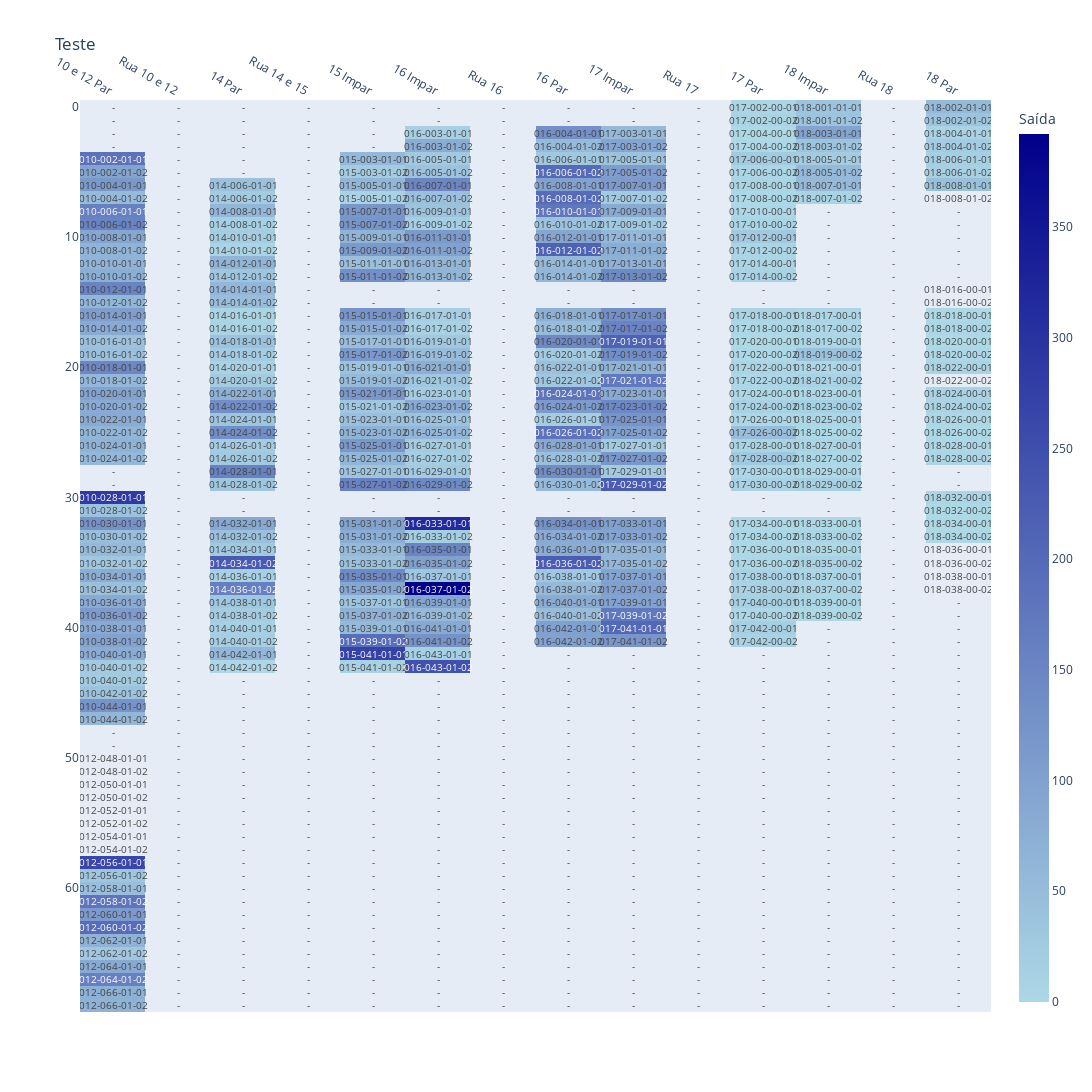

The code cell stored with this chart in its notebook:
### Code cell
def criar_mapa_de_calor_caixa_fechada(coluna, nome_do_grafico):

  # Agrupar por endereço e somar os dados da coluna
  coluna_x_endereço = situacao_final[['Ender.Cx.Fechada', coluna]].groupby(['Ender.Cx.Fechada']).sum().reset_index()

  # Cria um serie com os valores, para transformar em um dicionario
  coluna_x_endereço = pd.Series(coluna_x_endereço[coluna].values, index = coluna_x_endereço['Ender.Cx.Fechada']).to_dict()

  # Mapeia as informações da coluna com os indereços
  coluna_por_enderço_cx_fechada = mapa.replace(coluna_x_endereço)

  # Criar o mapa de calor
  fig = go.Figure(data=go.Heatmap(
                z=coluna_por_enderço_cx_fechada.values, # Valores para a cor
                x=coluna_por_enderço_cx_fechada.columns, # Eixos X
                y=coluna_por_enderço_cx_fechada.index, # Eixo Y
                colorbar_title='Saída',
                colorscale=['LightBlue', 'DarkBlue'],
                text=mapa,
                texttemplate='%{text}',
                textfont={'size':10}
                ))

  # Ajustes finais no layout
  fig.update_layout(title_text=nome_do_grafico,
                  yaxis=dict(autorange='reversed'),
                  xaxis_showgrid=False, yaxis_showgrid=False,
                  xaxis_zeroline=False, yaxis_zeroline=False,
                  autosize=False,
                  width=1450,
                  height=1200,
                  )

  fig.update_xaxes(side='top')
  return fig
  
criar_mapa_de_calor_caixa_fechada('Ativ.Ressupr.Frac', 'Teste')

### Figure 1 — Plotly figure (JSON) as saved in the notebook; plotly's stock layout.template omitted (floating-point values rounded to 4 significant figures; data arrays with more than 128 entries replaced by an {"elided": "..."} marker saying what was removed)
{"data": [{"colorbar": {"title": {"text": "Saída"}}, "colorscale": [[0, "LightBlue"], [1, "DarkBlue"]], "text": {"elided": "70x14 str values"}, "textfont": {"size": 10}, "texttemplate": "%{text}", "type": "heatmap", "x": ["10 e 12 Par", "Rua 10 e 12", "14 Par", "Rua 14 e 15", "15 Impar", "16 Impar", "Rua 16", "16 Par", "17 Impar", "Rua 17", "17 Par", "18 Impar", "Rua 18", "18 Par"], "y": [0, 1, 2, 3, 4, 5, 6, 7, 8, 9, 10, 11, 12, 13, 14, 15, 16, 17, 18, 19, 20, 21, 22, 23, 24, 25, 26, 27, 28, 29, 30, 31, 32, 33, 34, 35, 36, 37, 38, 39, 40, 41, 42, 43, 44, 45, 46, 47, 48, 49, 50, 51, 52, 53, 54, 55, 56, 57, 58, 59, 60, 61, 62, 63, 64, 65, 66, 67, 68, 69], "z": {"elided": "70x14 mixed values"}}], "layout": {"autosize": false, "height": 1200, "title": {"text": "Teste"}, "width": 1450, "xaxis": {"showgrid": false, "side": "top", "zeroline": false}, "yaxis": {"autorange": "reversed", "showgrid": false, "zeroline": false}}}
